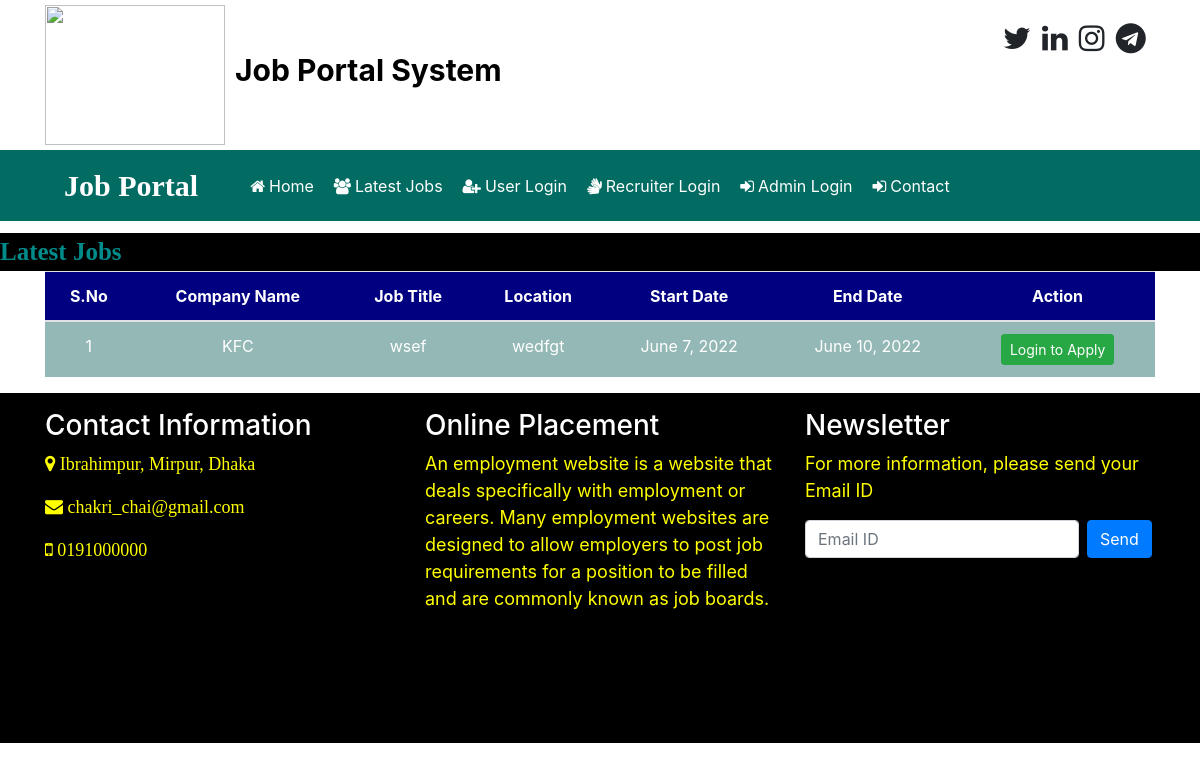
The page /latest_jobs on the database its author committed.
### app/models.py (models this page shows, shortened)
class Job(models.Model):
    recruiter = models.ForeignKey(Recruiter, on_delete=models.CASCADE)
    start_date = models.DateField()
    end_date = models.DateField()
    title = models.CharField(max_length=100)
    salary = models.CharField(max_length=20)
    image = models.FileField(null=True)
    description = models.CharField(max_length=300)
    experience = models.CharField(max_length=50)
    location = models.CharField(max_length=100)
    skills = models.CharField(max_length=100)
    creationdate = models.DateField()

class Recruiter(models.Model):
    user = models.ForeignKey(User, on_delete=models.CASCADE)
    mobile = models.CharField(max_length=15,null=True)
    image = models.FileField(null=True)
    gender = models.CharField(max_length=10,null=True)
    company = models.CharField(max_length=100,null=True)
    type = models.CharField(max_length=15,null=True)
    status = models.CharField(max_length=20,null=True)

### app/views.py (the view)
# urls.py: path('latest_jobs', latest_jobs, name="latest_jobs"),
def latest_jobs(request):
    job = Job.objects.all().order_by('-start_date')
    d = {'job':job}
    return render(request, "latest_jobs.html",d)

### app/templates/latest_jobs.html (shortened to what this page needs)
{% load static %}
{% block body %}
{% include 'navigation.html' %}
<marquee style="font-family:'Monotype Corsiva';font-size:25px;color:darkcyan;background-color:black;font-weight:bold;margin-top:1%">
 Latest Jobs
</marquee>
<div class="container">
<table class="table table-hover" id="example">
  <thead>
    <tr style="background-color: #000080; color:white">
      <th>S.No</th>
      <th>Company Name</th>
      <th>Job Title</th>
      <th>Location</th>
      <th>Start Date</th>
      <th>End Date</th>
      <th>Action</th>
    </tr>
  </thead>
  <tbody>
  {% for i in job %}
    <tr style="background-color: #93b8b5; color:white">
      <td>{{forloop.counter}}</td>
      <td>{{i.recruiter.company}}</td>
      <td>{{i.title}}</td>
      <td>{{i.location}}</td>
      <td>{{i.start_date}}</td>
      <td>{{i.end_date}}</td>
      <td><a href="{% url 'user_login' %}" class="btn btn-success btn-sm">Login to Apply</a> </td>
    </tr>
    {% endfor %}
  </tbody>
</table>
</div>
{% include 'footer.html' %}
{% endblock %}

### app/templates/latest_jobs.html (style rules this page uses)
tr { text-align:center }

### rows shown on the page
Job: recruiter.company "KFC", title "wsef", location "wedfgt", start_date "June 7, 2022", end_date "June 10, 2022"
